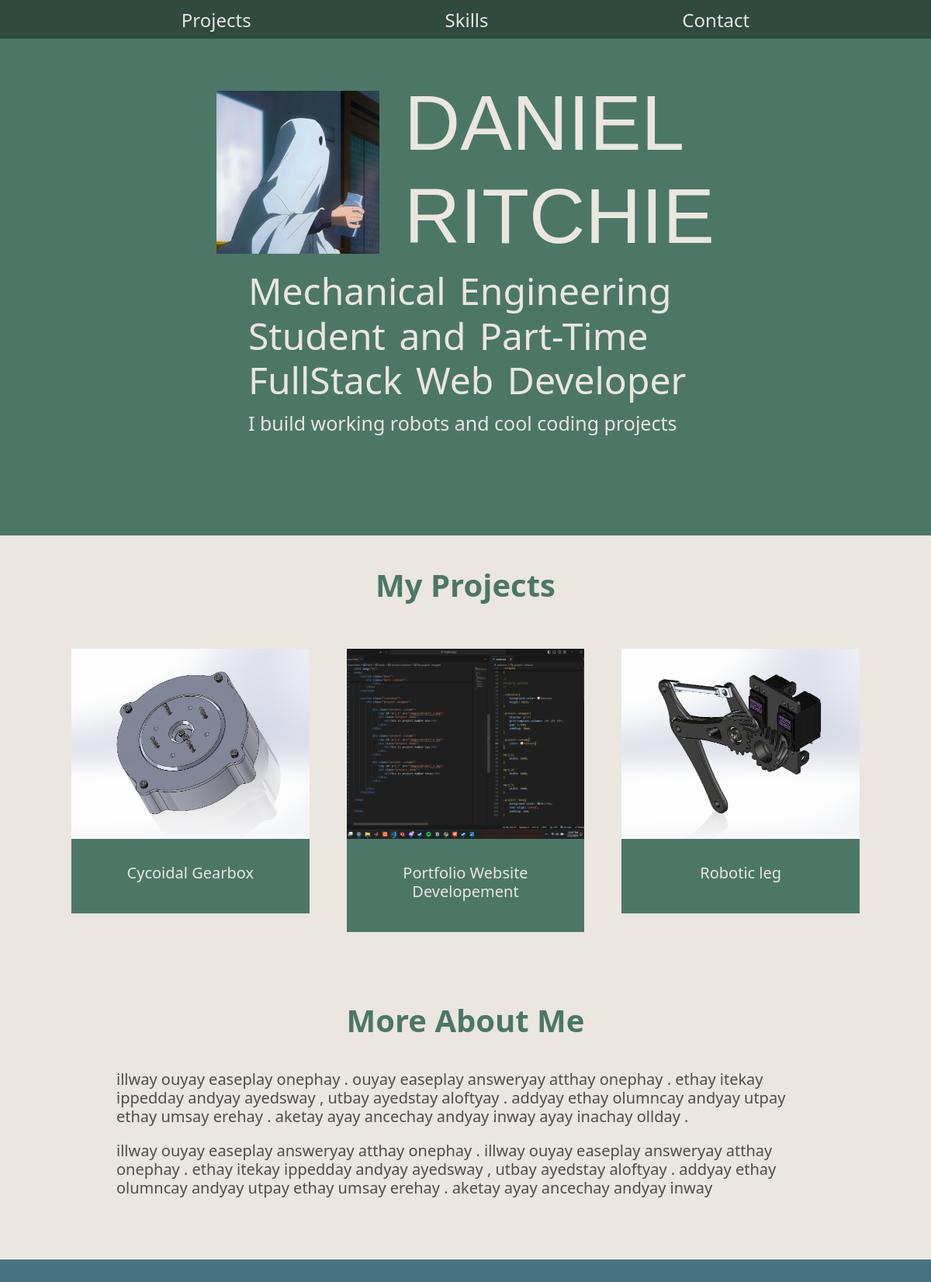
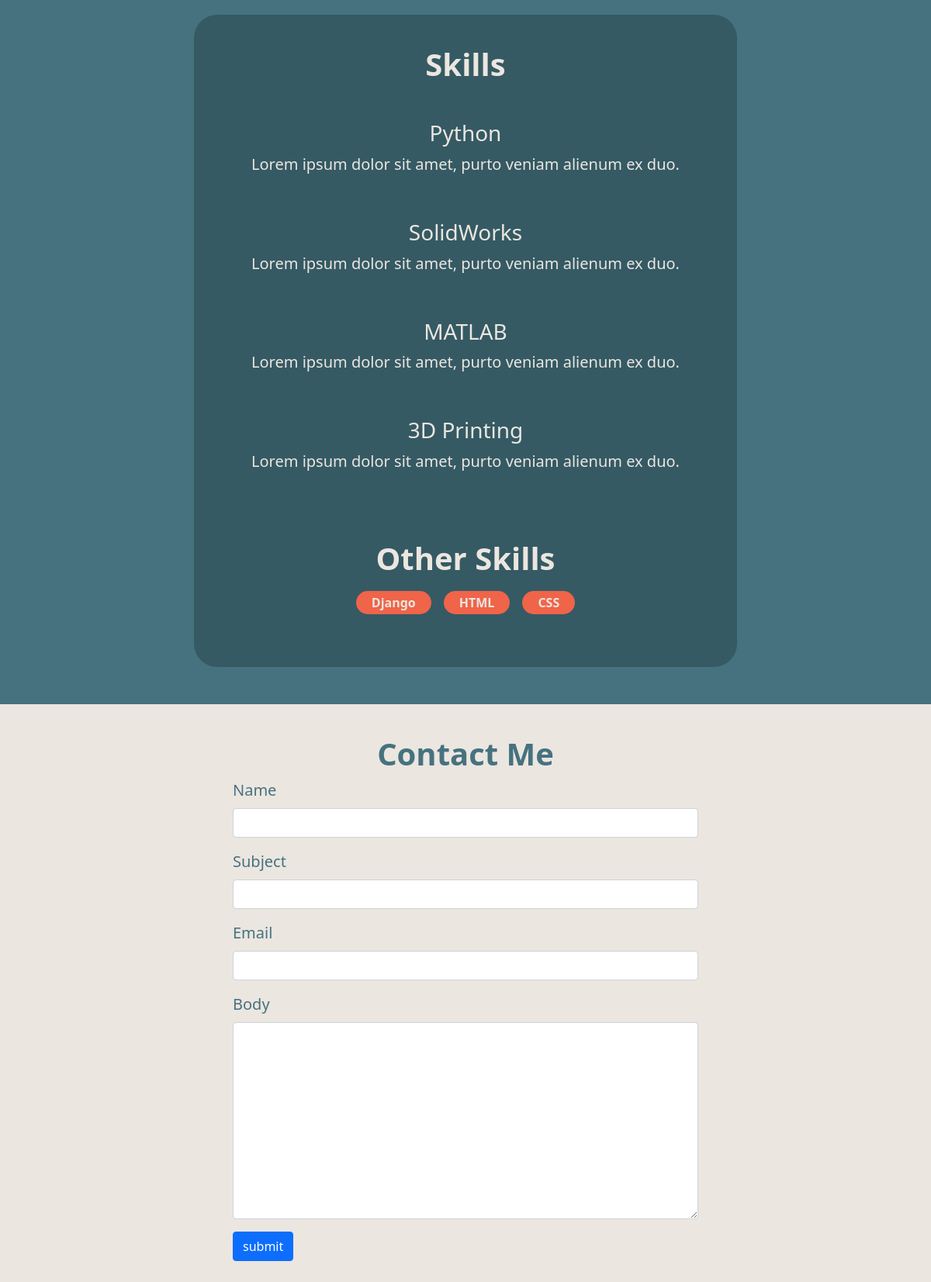
The page / on the database its author committed (2 pictures, top to bottom).
### base/models.py (models this page shows, shortened)
class Project(models.Model):
    title = models.CharField(max_length=200)
    thumbnail = models.ImageField(null=True)
    body = models.TextField()
    slug = models.SlugField(null=True, blank=True)
    created = models.DateTimeField(auto_now_add=True)
    id = models.UUIDField(default=uuid.uuid4, unique=True, primary_key=True, editable=False)

class Skill(models.Model):
    title = models.CharField(max_length=200)
    body = models.TextField(null=True, blank=True)
    created = models.DateTimeField(auto_now_add=True)

class Message(models.Model):
    name = models.CharField(max_length=200)
    subject = models.CharField(max_length=200)
    email = models.CharField(max_length=200)
    body = models.TextField()
    is_read = models.BooleanField(default=False)
    created = models.DateTimeField(auto_now_add=True)
    id = models.UUIDField(default=uuid.uuid4, unique=True, primary_key=True, editable=False)

### base/views.py (the view)
# urls.py: path('', views.homePage, name='home'),
def homePage(request):
    projects = Project.objects.all()
    detailedSkills = Skill.objects.exclude(body='')
    skills = Skill.objects.filter(body='')
    form = MessageForm()
    if request.method == 'POST':
        form = MessageForm(request.POST)
        if form.is_valid():
            form.save()
            messages.success(request, 'You message was successfully sent!.')
    context = {'projects':projects, 'skills':skills, 'detailedSkills':detailedSkills, 'form':form}
    return render(request, 'base/home.html', context)

### base/forms.py
class MessageForm(ModelForm):
    class Meta:
        model = Message
        fields = '__all__'
        exclude = ['is_read']
    def __init__(self, *args, **kwargs):
        super(MessageForm, self).__init__(*args, **kwargs)
        self.fields['name'].widget.attrs.update(
            {'class': 'form-control'})
        self.fields['email'].widget.attrs.update(
            {'class': 'form-control', })
        self.fields['subject'].widget.attrs.update(
            {'class': 'form-control', })
        self.fields['body'].widget.attrs.update(
            {'class': 'form-control', })

### base/templates/base/home.html (shortened to what this page needs)
{% extends 'base/main.html' %}
{% load static %}
{% block content %}
    <section class="hero">
        <div class="hero--content">
            <div class="hero--content--intro">
                <img id="profile_pic" src="{% static 'images/animeghostboy.jpg' %}">
                <h1 class="intro--name">DANIEL <br> RITCHIE</h1>
            </div>
            <div class="hero--content--subheadline">
                <h3 class="description">Mechanical Engineering <br> Student and Part-Time <br> FullStack Web Developer</h3>
                <p class="slogan">I build working robots and cool coding projects</p>
            </div>
        </div>
    </section>
    <section class="container">
        <div class="projects--wrapper">
            <h1 class="projects--title">
                My Projects
            </h1>
            <div class="projects--group">
                {% for project in projects %}
                <div class="project--column">
                    <a href="{% url 'project' project.id %}">
                        <img id='prj_1' src="{{project.thumbnail.url}}">
                    </a>
                    <div class="project--body">
                        <h5>{{project.title}}</h5>
                    </div>
                </div>
                {% empty %}
                <h3>There are no projects in the database...</h3>
                {% endfor %}
            </div>
        </div>
    </section>
    <section class="about--container">
        <div class="about--wrapper">
            <h1 class="about--title">More About Me</h1>
            <h5 class="about--description">
                illway ouyay easeplay onephay . ouyay easeplay answeryay atthay onephay . ethay itekay ippedday andyay ayedsway , utbay ayedstay aloftyay . addyay ethay olumncay andyay utpay ethay umsay erehay . aketay ayay ancechay andyay inway ayay inachay ollday .
            </h5>
            <h5 class="about--description">
                illway ouyay easeplay answeryay atthay onephay . illway ouyay easeplay answeryay atthay onephay . ethay itekay ippedday andyay ayedsway , utbay ayedstay aloftyay . addyay ethay olumncay andyay utpay ethay umsay erehay . aketay ayay ancechay andyay inway
            </h5>
        </div>
    </section>
    <section class="section--1">
        <div class="skills--container">
            <h1 class="skills--title">Skills</h1>
            {% for skill in detailedSkills %}
            <div class="skills--wrapper">
                <h3>{{skill.title}}</h3>
                <p>{{skill.body}}</p>
            </div>
            {% endfor %}
            <div class="other--skills--container">
                <h1 class="tag--title">Other Skills</h1>
                <div class="other--skills--wrapper">
                    {% for skill in skills %}
                    <div class="skill--tag">
                        <span>{{skill.title}}</span>
                    </div>
                    {% endfor %}
                </div>
            </div>
        </div>
    </section>
    <section class="contact--container">
        <div class="contact--wrapper">
            <h1 class="contact--title">Contact Me</h1>
            <form class="contact--form" method="POST">
                {% for field in form %}
                <div class="mb-3">
                    <label for="exampleInputPassword1" class="form-label">{{field.label}}</label>
                    {{field}}
                </div>
                {% endfor %}
                <input class='btn btn-primary' type='submit' value='submit'>
            </form>
        </div>
    </section>
{% endblock content %}

### base/templates/base/main.html (shortened to what this page needs)
{% load static %}
<html lang="en">
<head>
    <link href="https://cdn.jsdelivr.net/npm/bootstrap@5.0.1/dist/css/bootstrap.min.css" rel="stylesheet">
    <link rel="stylesheet" type="text/css" media="screen" href="{% static 'styles/main.css' %}">
</head>
<body>
    {% include 'base/navbar.html' %}
    {% block content %}
    {% endblock content %}
</body>
</html>

### base/templates/base/navbar.html (shortened to what this page needs)
<section class="navigation-bar">
    <a class="nav-link" href="{% url 'home' %}">
        Projects
    </a>
    <a class="nav-link" href="#">
        Skills
    </a>
    <a class="nav-link" href="#">
        Contact
    </a>
</section>

### static/styles/main.css (style rules this page uses)
body { background-color: #ebe6e0; }
.navigation-bar { background-color: #304A40; height: 50px; display: flex; justify-content: center; justify-content: space-evenly; }
.nav-link { color: #ebe6e0; font-size: 24px; }
.hero { height: 80vh; background-color: #4c7766; color: #ebe6e0; }
.hero--content { width: 700px; margin: 0 auto; padding-top: 3em; }
.hero--content--intro { color: #ebe6e0; display: flex; justify-content: center; align-items: center; gap: 2em; }
.intro--name { font-size: 100px; font-family: Impact, Haettenschweiler, 'Arial Narrow Bold', sans-serif; }
#profile_pic { height: 210px; width: 210px; }
.hero--content--subheadline { justify-content: center; align-items: center; margin-left: 70px; }
.description { font-size: 48px; word-spacing: 5px; }
.slogan { font-size: 25px; }
.container { background-color: #ebe6e0; }
.projects--wrapper { color: #4c7766; }
.projects--title { text-align: center; margin-top: 1em; font-weight: 750; }
.projects--group { display: grid; grid-template-columns: 1fr 1fr 1fr; gap: 3em; margin-bottom: 1em; padding: 50px; }
#prj_1 { width: 100%; }
.project--body { background-color: #4c7766; text-align: center; padding: 2em; color: #ebe6e0; }
.about--container { margin-left: 150px; margin-right: 150px; margin-bottom: 5em; color: #040235; }
.about--title { text-align: center; margin-top: 1em; margin-bottom: 1em; font-weight: 750; color: #4c7766; }
.about--description { color: #4d4e4e; margin-top: 1em; }
.section--1 { background-color: #46727F; color: #ebe6e0; padding-top: 3em; padding-bottom: 3em; }
.skills--container { width: 700px; margin: 0 auto; text-align: center; background-color: #355A64; border-radius: 30px; }
.skills--title { font-weight: 750; padding-top: 1em; padding-bottom: 0.5em; }
.skills--wrapper { padding: 1em; font-size: 20px; }
.other--skills--container { margin: auto; width: 80%; padding: 10px; }
.other--skills--wrapper { margin: auto; width: 80%; padding: 10px; justify-content: center; display: flex; gap: 1em; margin-bottom: 3em; }
.tag--title { text-align: center; font-weight: 750; margin-top: 1em; }
.skill--tag { background-color: #F06449; width: fit-content; padding: 3px 20px; border-radius: 30px; color: #ebe6e0; font-weight: 600; }
.contact--container { height: 50vh; }
.contact--wrapper { padding: 2em; font-size: 20px; color: #46727F; }
.contact--title { text-align: center; font-weight: 750; }
.contact--form { display: block; max-width: 600px; margin: 0 auto; }

### rows shown on the page
Project: thumbnail (picture), title "Cycoidal Gearbox"
Project: thumbnail (picture), title "Portfolio Website Developement"
Project: thumbnail (picture), title "Robotic leg"
Skill: title "Python", body "Lorem ipsum dolor sit amet, purto veniam alienum ex duo."
Skill: title "SolidWorks", body "Lorem ipsum dolor sit amet, purto veniam alienum ex duo."
Skill: title "MATLAB", body "Lorem ipsum dolor sit amet, purto veniam alienum ex duo."
Skill: title "3D Printing", body "Lorem ipsum dolor sit amet, purto veniam alienum ex duo."
Skill: title "Django"
Skill: title "HTML"
Skill: title "CSS"

### other values the page prints
{{ field.label }} "Name" "Subject" "Email" "Body"
